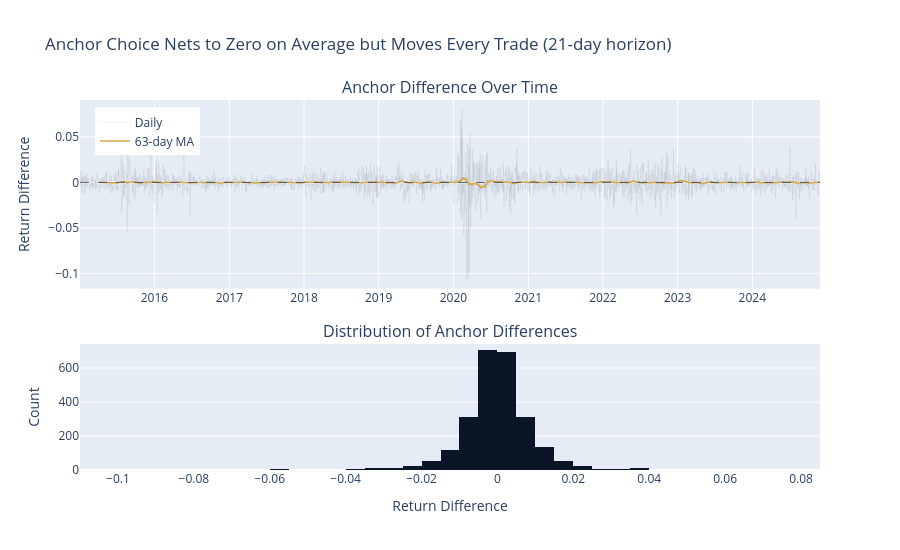

Notebook code cell kept with this figure:
### Code cell
# Visualize the difference over time
fig = make_subplots(
    rows=2,
    cols=1,
    subplot_titles=[
        "Anchor Difference Over Time",
        "Distribution of Anchor Differences",
    ],
    row_heights=[0.6, 0.4],
    vertical_spacing=0.15,
)

# Raw daily differences (light) with 63-day rolling mean overlay
fig.add_trace(
    go.Scatter(
        x=spy_anchors["timestamp"].to_list(),
        y=spy_anchors["anchor_diff"].to_numpy(),
        mode="lines",
        name="Daily",
        line=dict(width=0.3, color="rgba(100,100,100,0.3)"),
    ),
    row=1,
    col=1,
)

# Rolling mean to show structural pattern
rolling_mean = spy_anchors["anchor_diff"].rolling_mean(63)
fig.add_trace(
    go.Scatter(
        x=spy_anchors["timestamp"].to_list(),
        y=rolling_mean.to_numpy(),
        mode="lines",
        name="63-day MA",
        line=dict(width=1.5, color=COLORS["amber"]),
    ),
    row=1,
    col=1,
)
fig.add_hline(y=0, line_dash="dash", line_color=COLORS["neutral"], line_width=0.8, row=1, col=1)

# Histogram of differences
fig.add_trace(
    go.Histogram(
        x=spy_anchors["anchor_diff"].to_numpy(),
        nbinsx=50,
        name="Distribution",
        showlegend=False,
        marker_color=COLORS["blue"],
    ),
    row=2,
    col=1,
)

fig.update_yaxes(title_text="Return Difference", row=1, col=1)
fig.update_xaxes(title_text="Return Difference", row=2, col=1)
fig.update_yaxes(title_text="Count", row=2, col=1)
fig.update_layout(
    height=550,
    title_text=f"Anchor Choice Nets to Zero on Average but Moves Every Trade ({horizon}-day horizon)",
    font=dict(size=12),
    showlegend=True,
    legend=dict(x=0.02, y=0.98),
)
fig.show()

### Figure 1 — Plotly figure (JSON) as saved in the notebook; plotly's stock layout.template omitted (floating-point values rounded to 4 significant figures; data arrays with more than 128 entries replaced by an {"elided": "..."} marker saying what was removed)
{"data": [{"line": {"color": "rgba(100,100,100,0.3)", "width": 0.3}, "mode": "lines", "name": "Daily", "x": {"elided": "2494 str values"}, "y": {"elided": "2494 float values"}, "type": "scatter", "xaxis": "x", "yaxis": "y"}, {"line": {"color": "#D4A84B", "width": 1.5}, "mode": "lines", "name": "63-day MA", "x": {"elided": "2494 str values"}, "y": {"elided": "2494 float values"}, "type": "scatter", "xaxis": "x", "yaxis": "y"}, {"marker": {"color": "#0a1628"}, "name": "Distribution", "nbinsx": 50, "showlegend": false, "x": {"elided": "2494 float values"}, "type": "histogram", "xaxis": "x2", "yaxis": "y2"}], "layout": {"xaxis": {"anchor": "y", "domain": [0.0, 1.0]}, "yaxis": {"anchor": "x", "domain": [0.49, 1.0], "title": {"text": "Return Difference"}}, "xaxis2": {"anchor": "y2", "domain": [0.0, 1.0], "title": {"text": "Return Difference"}}, "yaxis2": {"anchor": "x2", "domain": [0.0, 0.34], "title": {"text": "Count"}}, "annotations": [{"font": {"size": 16}, "showarrow": false, "text": "Anchor Difference Over Time", "x": 0.5, "xanchor": "center", "xref": "paper", "y": 1.0, "yanchor": "bottom", "yref": "paper"}, {"font": {"size": 16}, "showarrow": false, "text": "Distribution of Anchor Differences", "x": 0.5, "xanchor": "center", "xref": "paper", "y": 0.34, "yanchor": "bottom", "yref": "paper"}], "shapes": [{"line": {"color": "#334155", "dash": "dash", "width": 0.8}, "type": "line", "x0": 0, "x1": 1, "xref": "x domain", "y0": 0, "y1": 0, "yref": "y"}], "title": {"text": "Anchor Choice Nets to Zero on Average but Moves Every Trade (21-day horizon)"}, "font": {"size": 12}, "legend": {"x": 0.02, "y": 0.98}, "height": 550, "showlegend": true}}
